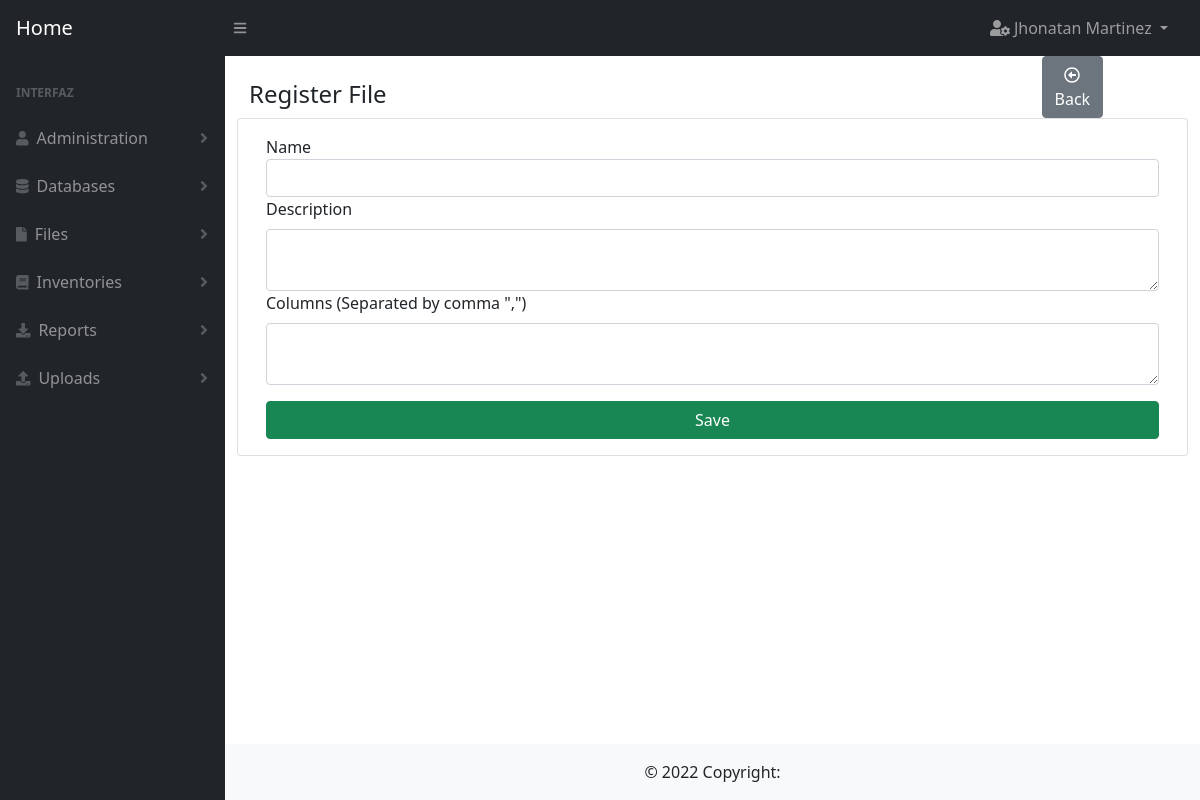
The app's page /file/edit/4 (signed in), older data.
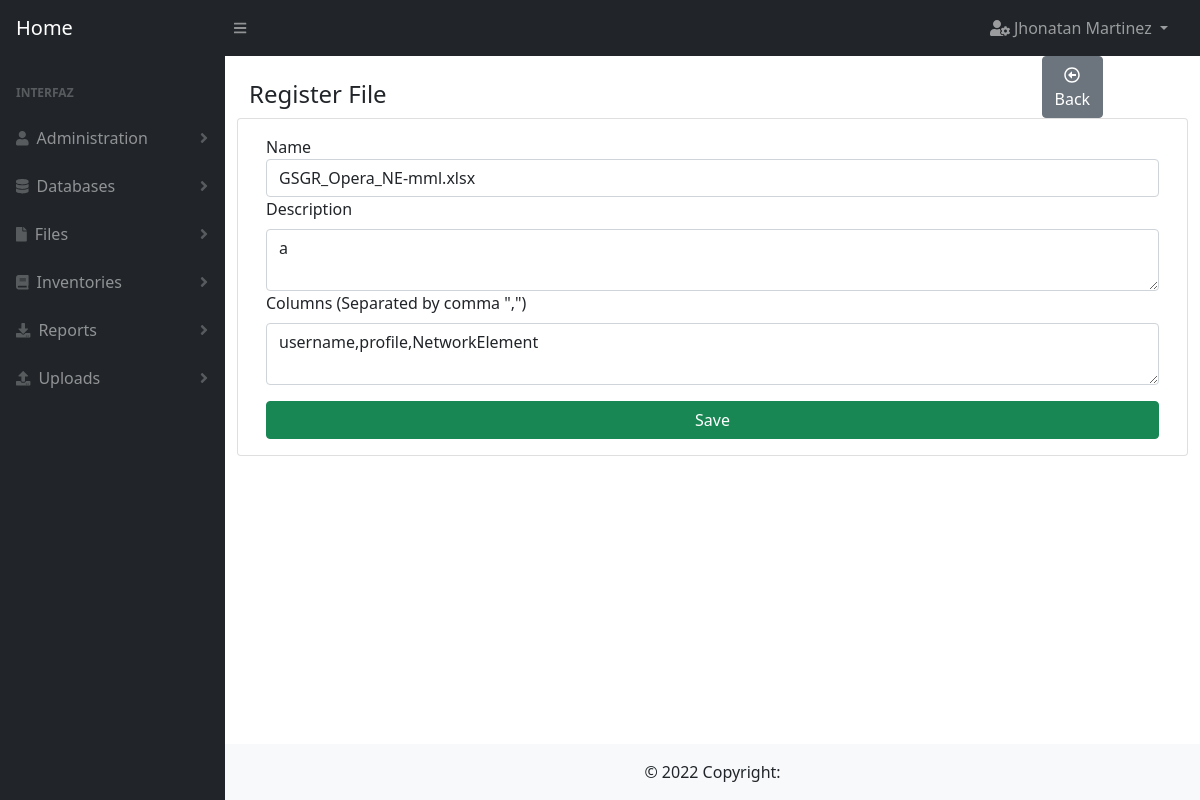
The same page, newer data.
### file/models.py (models this page shows)
class File(db.Model):
    __tablename__ = 'files'
    id = db.Column(db.Integer, primary_key=True)
    name = db.Column(db.String(100), unique=True)
    description = db.Column(db.String(1000))
    columns = db.Column(db.String(1000))
    created_at = db.Column(db.DateTime, default=datetime.datetime.now)

### file/routes.py (the view, shortened to what this page needs)
@file.route(routes["edit"], methods=['GET', 'POST'])
@decorator(page=pages["edit"], url=pages["index"])
def edit(id=0):
    try:
        data = models.File.query.get(id)
        form = forms.CreateForm(obj=data)
        return render_template(templates["edit"],
                               form=form)
    except Exception as exc:
        return show_error(pages["edit"] + ': ' + str(exc))

### file/forms.py
class CreateForm(Form):
    name = StringField('Name',
                       [validators.DataRequired(message="Name is required")])
    description = TextAreaField('Description',
                                [validators.DataRequired(message="Description is required")])
    columns = TextAreaField('Columns (Separated by comma ",")',
                            [validators.DataRequired(message="Columns is required")])

### utils/auth.py (called while the page is built)
def has_permission(page):
    can_enter = False
    try:
        user = User.query.get(session['user_id'])
        if user.is_admin:
            can_enter = True
        else:
            page_id = Page.query.filter(Page.route == page).first().id
            permissions = Permission.query.filter_by(role_id=user.role_id, page_id=page_id).first()
            if permissions is not None:
                can_enter = True
    except Exception as exc:
        error_message = 'permission.queries.has_permission: ' + str(exc)
        print(error_message)
    finally:
        return can_enter

### templates/file/create.html
{% extends 'base/create_forms.html' %}
{% block title %}
Register File
{% endblock %}
{% block button_back %}
    onclick="window.location.href='{{ url_for('file.index') }}'"
{% endblock %}
{% block fields %}
    {% from "macro.html" import render_field %}
    {{ render_field(form.name, class='form-control') }}
    {{ render_field(form.description, class='form-control') }}
    {{ render_field(form.columns, class='form-control') }}
{% endblock %}

### templates/macro.html (shortened to what this page needs)
{% macro render_field(field) %}
    <td> {{ field.label }}
    <dd> {{ field(**kwargs)  | safe }}
{% endmacro %}

Row changes from the older to the newer data that the page shows:
added File: name "GSGR_Opera_NE-mml.xlsx", description "a", columns "username,profile,NetworkElement"
